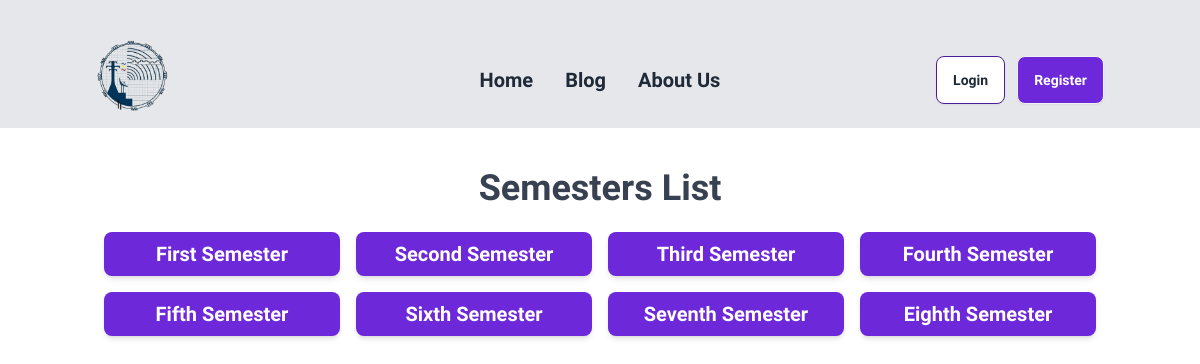
The page /my_note/ on the database its author committed.
### courses/models.py (models this page shows, shortened)
class Semester(models.Model):
    name = models.CharField(max_length=100)
    number = models.PositiveIntegerField()

### my_note/views.py (the view)
# urls.py: path('',views.my_semester,name="my_semester"),
def my_semester(request):
    semesters = Semester.objects.all().order_by('number')
    return render(request, 'semester_list.html', {'semesters': semesters})

### my_note/templates/semester_list.html
{% extends 'base1.html' %} {% block title %}Semesters{% endblock %}
{% block content %}
<div class="container mx-auto mt-10 px-4">
  <h1 class="text-gray-700 text-center text-4xl font-bold mb-6">
    Semesters List
  </h1>
  <ul
    class="grid grid-cols-2 md:grid-cols-3 lg:grid-cols-4 gap-4 text-center text-xl font-bold"
  >
    {% for semester in semesters %}
    <a
      class="block px-6 py-2 bg-violet-700 text-white rounded-lg hover:bg-blue-600 shadow-md"
      href="{% url 'semester_detail' semester.id %}"
      >{{ semester.name }}
    </a>
    {% endfor %}
  </ul>
</div>
{% endblock %}

### templates/base1.html (style rules this page uses)
.sora-font { font-family: "Sora", serif; font-optical-sizing: auto; }

### rows shown on the page
Semester: name "First Semester"
Semester: name "Second Semester"
Semester: name "Third Semester"
Semester: name "Fourth Semester"
Semester: name "Fifth Semester"
Semester: name "Sixth Semester"
Semester: name "Seventh Semester"
Semester: name "Eighth Semester"
